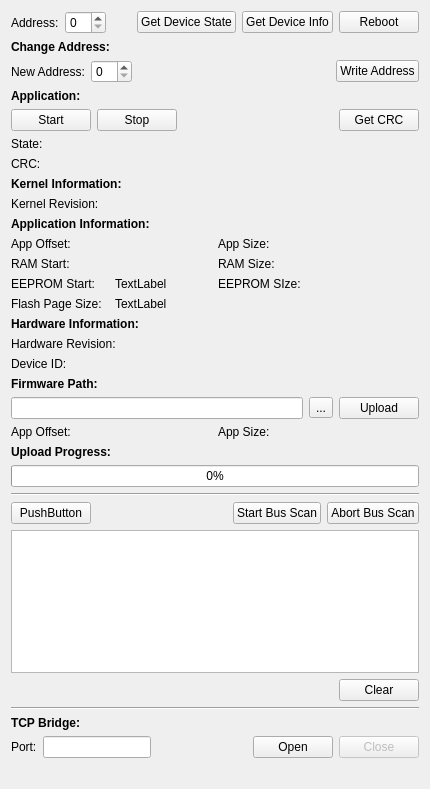
<?xml version="1.0" encoding="UTF-8"?>
<ui version="4.0">
 <class>tinyLoaderWidget</class>
 <widget class="QWidget" name="tinyLoaderWidget">
  <property name="geometry">
   <rect>
    <x>0</x>
    <y>0</y>
    <width>430</width>
    <height>789</height>
   </rect>
  </property>
  <property name="windowTitle">
   <string>Form</string>
  </property>
  <layout class="QVBoxLayout" name="verticalLayout_2">
   <item>
    <layout class="QHBoxLayout" name="horizontalLayout_3">
     <item>
      <widget class="QLabel" name="label_6">
       <property name="text">
        <string>Address:</string>
       </property>
      </widget>
     </item>
     <item>
      <widget class="QSpinBox" name="addressBox">
       <property name="maximum">
        <number>15</number>
       </property>
      </widget>
     </item>
     <item>
      <spacer name="horizontalSpacer_2">
       <property name="orientation">
        <enum>Qt::Horizontal</enum>
       </property>
       <property name="sizeHint" stdset="0">
        <size>
         <width>40</width>
         <height>20</height>
        </size>
       </property>
      </spacer>
     </item>
     <item>
      <widget class="QPushButton" name="button_getDeviceState">
       <property name="text">
        <string>Get Device State</string>
       </property>
      </widget>
     </item>
     <item>
      <widget class="QPushButton" name="button_getDeviceInfo">
       <property name="text">
        <string>Get Device Info</string>
       </property>
      </widget>
     </item>
     <item>
      <widget class="QPushButton" name="rebootButton">
       <property name="text">
        <string>Reboot</string>
       </property>
      </widget>
     </item>
    </layout>
   </item>
   <item>
    <widget class="QLabel" name="label_18">
     <property name="font">
      <font>
       <bold>true</bold>
      </font>
     </property>
     <property name="text">
      <string>Change Address:</string>
     </property>
    </widget>
   </item>
   <item>
    <layout class="QHBoxLayout" name="horizontalLayout_4">
     <item>
      <widget class="QLabel" name="label_19">
       <property name="text">
        <string>New Address:</string>
       </property>
      </widget>
     </item>
     <item>
      <widget class="QSpinBox" name="newAddressBox"/>
     </item>
     <item>
      <spacer name="horizontalSpacer_3">
       <property name="orientation">
        <enum>Qt::Horizontal</enum>
       </property>
       <property name="sizeHint" stdset="0">
        <size>
         <width>40</width>
         <height>20</height>
        </size>
       </property>
      </spacer>
     </item>
     <item>
      <widget class="QPushButton" name="updateAddressButton">
       <property name="text">
        <string>Write Address</string>
       </property>
      </widget>
     </item>
    </layout>
   </item>
   <item>
    <widget class="QLabel" name="label_23">
     <property name="font">
      <font>
       <bold>true</bold>
      </font>
     </property>
     <property name="text">
      <string>Application:</string>
     </property>
    </widget>
   </item>
   <item>
    <layout class="QHBoxLayout" name="horizontalLayout_7">
     <item>
      <widget class="QPushButton" name="button_appStart">
       <property name="text">
        <string>Start</string>
       </property>
      </widget>
     </item>
     <item>
      <widget class="QPushButton" name="button_appStop">
       <property name="text">
        <string>Stop</string>
       </property>
      </widget>
     </item>
     <item>
      <spacer name="horizontalSpacer_6">
       <property name="orientation">
        <enum>Qt::Horizontal</enum>
       </property>
       <property name="sizeHint" stdset="0">
        <size>
         <width>40</width>
         <height>20</height>
        </size>
       </property>
      </spacer>
     </item>
     <item>
      <widget class="QPushButton" name="getAppCrcButton">
       <property name="text">
        <string>Get CRC</string>
       </property>
      </widget>
     </item>
    </layout>
   </item>
   <item>
    <layout class="QGridLayout" name="gridLayout_5">
     <item row="1" column="1">
      <widget class="QLabel" name="label_appCrc">
       <property name="text">
        <string/>
       </property>
      </widget>
     </item>
     <item row="1" column="0">
      <widget class="QLabel" name="label_24">
       <property name="font">
        <font>
         <bold>false</bold>
        </font>
       </property>
       <property name="text">
        <string>CRC:</string>
       </property>
      </widget>
     </item>
     <item row="0" column="0">
      <widget class="QLabel" name="label_25">
       <property name="text">
        <string>State:</string>
       </property>
      </widget>
     </item>
     <item row="0" column="1">
      <widget class="QLabel" name="label_appState">
       <property name="text">
        <string/>
       </property>
      </widget>
     </item>
    </layout>
   </item>
   <item>
    <widget class="QLabel" name="label_11">
     <property name="font">
      <font>
       <bold>true</bold>
      </font>
     </property>
     <property name="text">
      <string>Kernel Information:</string>
     </property>
    </widget>
   </item>
   <item>
    <layout class="QGridLayout" name="gridLayout_2">
     <item row="0" column="0">
      <widget class="QLabel" name="label_12">
       <property name="text">
        <string>Kernel Revision:</string>
       </property>
      </widget>
     </item>
     <item row="0" column="1">
      <widget class="QLabel" name="bootloaderRevisionLabel">
       <property name="text">
        <string/>
       </property>
      </widget>
     </item>
    </layout>
   </item>
   <item>
    <widget class="QLabel" name="label_3">
     <property name="font">
      <font>
       <bold>true</bold>
      </font>
     </property>
     <property name="text">
      <string>Application Information:</string>
     </property>
    </widget>
   </item>
   <item>
    <layout class="QGridLayout" name="gridLayout">
     <item row="2" column="3">
      <widget class="QLabel" name="eepromSizeLabel">
       <property name="text">
        <string/>
       </property>
      </widget>
     </item>
     <item row="2" column="2">
      <widget class="QLabel" name="label_10">
       <property name="font">
        <font>
         <bold>false</bold>
        </font>
       </property>
       <property name="text">
        <string>EEPROM SIze:</string>
       </property>
      </widget>
     </item>
     <item row="2" column="1">
      <widget class="QLabel" name="eepromStartLabel">
       <property name="text">
        <string>TextLabel</string>
       </property>
      </widget>
     </item>
     <item row="0" column="2">
      <widget class="QLabel" name="label_4">
       <property name="text">
        <string>App Size:</string>
       </property>
      </widget>
     </item>
     <item row="1" column="1">
      <widget class="QLabel" name="ramStartLabel">
       <property name="text">
        <string/>
       </property>
      </widget>
     </item>
     <item row="0" column="3">
      <widget class="QLabel" name="appSizeLabel">
       <property name="text">
        <string/>
       </property>
      </widget>
     </item>
     <item row="2" column="0">
      <widget class="QLabel" name="label_9">
       <property name="text">
        <string>EEPROM Start:</string>
       </property>
      </widget>
     </item>
     <item row="1" column="0">
      <widget class="QLabel" name="label_7">
       <property name="text">
        <string>RAM Start:</string>
       </property>
      </widget>
     </item>
     <item row="1" column="2">
      <widget class="QLabel" name="label_8">
       <property name="text">
        <string>RAM Size:</string>
       </property>
      </widget>
     </item>
     <item row="0" column="0">
      <widget class="QLabel" name="label_5">
       <property name="text">
        <string>App Offset:</string>
       </property>
      </widget>
     </item>
     <item row="1" column="3">
      <widget class="QLabel" name="ramSizeLabel">
       <property name="text">
        <string/>
       </property>
      </widget>
     </item>
     <item row="0" column="1">
      <widget class="QLabel" name="appOffsetLabel">
       <property name="text">
        <string/>
       </property>
      </widget>
     </item>
     <item row="3" column="0">
      <widget class="QLabel" name="label_20">
       <property name="text">
        <string>Flash Page Size:</string>
       </property>
      </widget>
     </item>
     <item row="3" column="1">
      <widget class="QLabel" name="flashPageLabel">
       <property name="text">
        <string>TextLabel</string>
       </property>
      </widget>
     </item>
    </layout>
   </item>
   <item>
    <widget class="QLabel" name="label_13">
     <property name="font">
      <font>
       <bold>true</bold>
      </font>
     </property>
     <property name="text">
      <string>Hardware Information:</string>
     </property>
    </widget>
   </item>
   <item>
    <layout class="QGridLayout" name="gridLayout_3">
     <item row="0" column="0">
      <widget class="QLabel" name="label_14">
       <property name="text">
        <string>Hardware Revision:</string>
       </property>
      </widget>
     </item>
     <item row="0" column="1">
      <widget class="QLabel" name="hardwareRevisionLabel">
       <property name="text">
        <string/>
       </property>
      </widget>
     </item>
     <item row="1" column="0">
      <widget class="QLabel" name="label_15">
       <property name="text">
        <string>Device ID:</string>
       </property>
      </widget>
     </item>
     <item row="1" column="1">
      <widget class="QLabel" name="deviceIdLabel">
       <property name="text">
        <string/>
       </property>
      </widget>
     </item>
    </layout>
   </item>
   <item>
    <widget class="QLabel" name="label">
     <property name="font">
      <font>
       <bold>true</bold>
      </font>
     </property>
     <property name="text">
      <string>Firmware Path:</string>
     </property>
    </widget>
   </item>
   <item>
    <layout class="QHBoxLayout" name="horizontalLayout">
     <item>
      <widget class="QLineEdit" name="uploadPathEdit"/>
     </item>
     <item>
      <widget class="QToolButton" name="toolButton">
       <property name="text">
        <string>...</string>
       </property>
      </widget>
     </item>
     <item>
      <widget class="QPushButton" name="uploadButton">
       <property name="text">
        <string>Upload</string>
       </property>
      </widget>
     </item>
    </layout>
   </item>
   <item>
    <layout class="QGridLayout" name="gridLayout_4">
     <item row="0" column="3">
      <widget class="QLabel" name="hexSizeLabel">
       <property name="text">
        <string/>
       </property>
      </widget>
     </item>
     <item row="0" column="0">
      <widget class="QLabel" name="label_16">
       <property name="text">
        <string>App Offset:</string>
       </property>
      </widget>
     </item>
     <item row="0" column="1">
      <widget class="QLabel" name="hexOffsetLabel">
       <property name="text">
        <string/>
       </property>
      </widget>
     </item>
     <item row="0" column="2">
      <widget class="QLabel" name="label_17">
       <property name="text">
        <string>App Size:</string>
       </property>
      </widget>
     </item>
    </layout>
   </item>
   <item>
    <widget class="QLabel" name="label_2">
     <property name="font">
      <font>
       <bold>true</bold>
      </font>
     </property>
     <property name="text">
      <string>Upload Progress:</string>
     </property>
    </widget>
   </item>
   <item>
    <widget class="QProgressBar" name="uploadProgressBar">
     <property name="value">
      <number>0</number>
     </property>
    </widget>
   </item>
   <item>
    <widget class="Line" name="line">
     <property name="orientation">
      <enum>Qt::Horizontal</enum>
     </property>
    </widget>
   </item>
   <item>
    <layout class="QHBoxLayout" name="horizontalLayout_2">
     <item>
      <widget class="QPushButton" name="pushButton">
       <property name="text">
        <string>PushButton</string>
       </property>
      </widget>
     </item>
     <item>
      <spacer name="horizontalSpacer">
       <property name="orientation">
        <enum>Qt::Horizontal</enum>
       </property>
       <property name="sizeHint" stdset="0">
        <size>
         <width>40</width>
         <height>20</height>
        </size>
       </property>
      </spacer>
     </item>
     <item>
      <widget class="QPushButton" name="busScanButton">
       <property name="text">
        <string>Start Bus Scan</string>
       </property>
      </widget>
     </item>
     <item>
      <widget class="QPushButton" name="abortBusScanButton">
       <property name="text">
        <string>Abort Bus Scan</string>
       </property>
      </widget>
     </item>
    </layout>
   </item>
   <item>
    <widget class="QTextEdit" name="busScanMessages">
     <property name="readOnly">
      <bool>true</bool>
     </property>
    </widget>
   </item>
   <item>
    <layout class="QHBoxLayout" name="horizontalLayout_5">
     <item>
      <spacer name="horizontalSpacer_4">
       <property name="orientation">
        <enum>Qt::Horizontal</enum>
       </property>
       <property name="sizeHint" stdset="0">
        <size>
         <width>40</width>
         <height>20</height>
        </size>
       </property>
      </spacer>
     </item>
     <item>
      <widget class="QPushButton" name="clearButton">
       <property name="text">
        <string>Clear</string>
       </property>
      </widget>
     </item>
    </layout>
   </item>
   <item>
    <widget class="Line" name="line_3">
     <property name="orientation">
      <enum>Qt::Horizontal</enum>
     </property>
    </widget>
   </item>
   <item>
    <widget class="QLabel" name="label_22">
     <property name="font">
      <font>
       <bold>true</bold>
      </font>
     </property>
     <property name="text">
      <string>TCP Bridge:</string>
     </property>
    </widget>
   </item>
   <item>
    <layout class="QHBoxLayout" name="horizontalLayout_6">
     <item>
      <widget class="QLabel" name="label_21">
       <property name="text">
        <string>Port:</string>
       </property>
      </widget>
     </item>
     <item>
      <widget class="QLineEdit" name="tcpPortEdit"/>
     </item>
     <item>
      <spacer name="horizontalSpacer_5">
       <property name="orientation">
        <enum>Qt::Horizontal</enum>
       </property>
       <property name="sizeHint" stdset="0">
        <size>
         <width>40</width>
         <height>20</height>
        </size>
       </property>
      </spacer>
     </item>
     <item>
      <widget class="QPushButton" name="tcpOpenButton">
       <property name="text">
        <string>Open</string>
       </property>
      </widget>
     </item>
     <item>
      <widget class="QPushButton" name="tcpCloseButton">
       <property name="enabled">
        <bool>false</bool>
       </property>
       <property name="text">
        <string>Close</string>
       </property>
      </widget>
     </item>
    </layout>
   </item>
   <item>
    <widget class="QLabel" name="tcpStatusLabel">
     <property name="text">
      <string/>
     </property>
    </widget>
   </item>
  </layout>
 </widget>
 <resources/>
 <connections/>
</ui>
